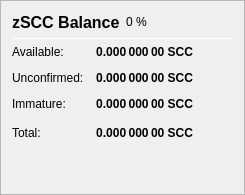
                   <widget class="QFrame" name="frame_ZerocoinBalances">
                    <property name="frameShape">
                     <enum>QFrame::StyledPanel</enum>
                    </property>
                    <property name="frameShadow">
                     <enum>QFrame::Raised</enum>
                    </property>
                    <layout class="QVBoxLayout" name="verticalLayout_7">
                     <item>
                      <layout class="QHBoxLayout" name="horizontalLayout_8" stretch="0,0,0">
                       <item>
                        <widget class="QLabel" name="label_5z_3">
                         <property name="minimumSize">
                          <size>
                           <width>0</width>
                           <height>20</height>
                          </size>
                         </property>
                         <property name="font">
                          <font>
                           <pointsize>12</pointsize>
                           <weight>75</weight>
                           <bold>true</bold>
                          </font>
                         </property>
                         <property name="text">
                          <string>zSCC Balance</string>
                         </property>
                        </widget>
                       </item>
                       <item>
                        <widget class="QLabel" name="labelzSCCPercent">
                         <property name="text">
                          <string notr="true">0 %</string>
                         </property>
                        </widget>
                       </item>
                       <item>
                        <spacer name="horizontalSpacer_11">
                         <property name="orientation">
                          <enum>Qt::Horizontal</enum>
                         </property>
                         <property name="sizeHint" stdset="0">
                          <size>
                           <width>40</width>
                           <height>20</height>
                          </size>
                         </property>
                        </spacer>
                       </item>
                      </layout>
                     </item>
                     <item>
                      <widget class="Line" name="line_ZerocoinBalance">
                       <property name="minimumSize">
                        <size>
                         <width>0</width>
                         <height>1</height>
                        </size>
                       </property>
                       <property name="maximumSize">
                        <size>
                         <width>16777215</width>
                         <height>1</height>
                        </size>
                       </property>
                       <property name="orientation">
                        <enum>Qt::Horizontal</enum>
                       </property>
                      </widget>
                     </item>
                     <item>
                      <layout class="QGridLayout" name="gridLayout_5">
                       <property name="spacing">
                        <number>12</number>
                       </property>
                       <item row="1" column="0">
                        <widget class="QLabel" name="labelzBalanceMatureText">
                         <property name="toolTip">
                          <string>Mature: more than 20 confirmation and more than 1 mint of the same denomination after it was minted.
These zSCC are spendable.</string>
                         </property>
                         <property name="text">
                          <string>Available:</string>
                         </property>
                        </widget>
                       </item>
                       <item row="1" column="1">
                        <widget class="QLabel" name="labelzBalanceMature">
                         <property name="font">
                          <font>
                           <weight>75</weight>
                           <bold>true</bold>
                          </font>
                         </property>
                         <property name="toolTip">
                          <string>Mature: more than 20 confirmation and more than 1 mint of the same denomination after it was minted.
These zSCC are spendable.</string>
                         </property>
                         <property name="text">
                          <string notr="true">0.000 000 00 SCC</string>
                         </property>
                         <property name="alignment">
                          <set>Qt::AlignRight|Qt::AlignTrailing|Qt::AlignVCenter</set>
                         </property>
                        </widget>
                       </item>
                       <item row="2" column="0">
                        <widget class="QLabel" name="labelzBalanceUnconfirmedText">
                         <property name="toolTip">
                          <string>Unconfirmed: less than 20 confirmations
Immature: confirmed, but less than 1 mint of the same denomination after it was minted</string>
                         </property>
                         <property name="text">
                          <string>Unconfirmed:</string>
                         </property>
                        </widget>
                       </item>
                       <item row="2" column="1">
                        <widget class="QLabel" name="labelzBalanceUnconfirmed">
                         <property name="font">
                          <font>
                           <weight>75</weight>
                           <bold>true</bold>
                          </font>
                         </property>
                         <property name="toolTip">
                          <string>Unconfirmed: less than 20 confirmations
Immature: confirmed, but less than 1 mint of the same denomination after it was minted</string>
                         </property>
                         <property name="text">
                          <string notr="true">0.000 000 00 SCC</string>
                         </property>
                         <property name="alignment">
                          <set>Qt::AlignRight|Qt::AlignTrailing|Qt::AlignVCenter</set>
                         </property>
                        </widget>
                       </item>
                       <item row="3" column="0">
                        <widget class="QLabel" name="labelzBalanceImmatureText">
                         <property name="toolTip">
                          <string>Unconfirmed: less than 20 confirmations
Immature: confirmed, but less than 1 mint of the same denomination after it was minted</string>
                         </property>
                         <property name="text">
                          <string>Immature:</string>
                         </property>
                        </widget>
                       </item>
                       <item row="3" column="1">
                        <widget class="QLabel" name="labelzBalanceImmature">
                         <property name="font">
                          <font>
                           <weight>75</weight>
                           <bold>true</bold>
                          </font>
                         </property>
                         <property name="toolTip">
                          <string>Unconfirmed: less than 20 confirmations
Immature: confirmed, but less than 1 mint of the same denomination after it was minted</string>
                         </property>
                         <property name="text">
                          <string notr="true">0.000 000 00 SCC</string>
                         </property>
                         <property name="alignment">
                          <set>Qt::AlignRight|Qt::AlignTrailing|Qt::AlignVCenter</set>
                         </property>
                        </widget>
                       </item>
                       <item row="4" column="0">
                        <widget class="QLabel" name="labelzBalanceText">
                         <property name="toolTip">
                          <string>Your current zSCC balance, unconfirmed and immature zSCC included.</string>
                         </property>
                         <property name="text">
                          <string>Total:</string>
                         </property>
                        </widget>
                       </item>
                       <item row="4" column="1">
                        <widget class="QLabel" name="labelzBalance">
                         <property name="font">
                          <font>
                           <weight>75</weight>
                           <bold>true</bold>
                          </font>
                         </property>
                         <property name="cursor">
                          <cursorShape>IBeamCursor</cursorShape>
                         </property>
                         <property name="toolTip">
                          <string>Your current zSCC balance, unconfirmed and immature zSCC included.</string>
                         </property>
                         <property name="text">
                          <string notr="true">0.000 000 00 SCC</string>
                         </property>
                         <property name="alignment">
                          <set>Qt::AlignRight|Qt::AlignTrailing|Qt::AlignVCenter</set>
                         </property>
                         <property name="textInteractionFlags">
                          <set>Qt::LinksAccessibleByMouse|Qt::TextSelectableByKeyboard|Qt::TextSelectableByMouse</set>
                         </property>
                        </widget>
                       </item>
                       <item row="4" column="2">
                        <spacer name="horizontalSpacer_4">
                         <property name="orientation">
                          <enum>Qt::Horizontal</enum>
                         </property>
                         <property name="sizeHint" stdset="0">
                          <size>
                           <width>40</width>
                           <height>20</height>
                          </size>
                         </property>
                        </spacer>
                       </item>
                      </layout>
                     </item>
                     <item>
                      <spacer name="verticalSpacer_4">
                       <property name="orientation">
                        <enum>Qt::Vertical</enum>
                       </property>
                       <property name="sizeHint" stdset="0">
                        <size>
                         <width>20</width>
                         <height>40</height>
                        </size>
                       </property>
                      </spacer>
                     </item>
                    </layout>
                   </widget>
